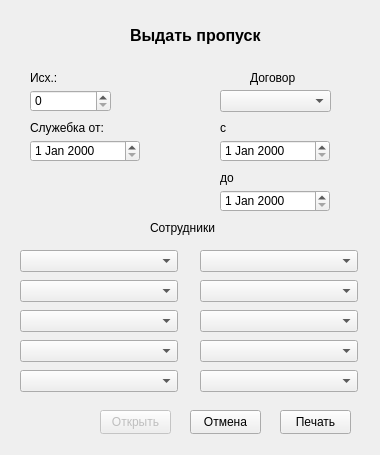
<?xml version="1.0" encoding="UTF-8"?>
<ui version="4.0">
 <class>Form</class>
 <widget class="QWidget" name="Form">
  <property name="geometry">
   <rect>
    <x>0</x>
    <y>0</y>
    <width>380</width>
    <height>455</height>
   </rect>
  </property>
  <property name="windowTitle">
   <string>Form</string>
  </property>
  <widget class="QDateEdit" name="d_from">
   <property name="enabled">
    <bool>true</bool>
   </property>
   <property name="geometry">
    <rect>
     <x>220</x>
     <y>140</y>
     <width>110</width>
     <height>22</height>
    </rect>
   </property>
  </widget>
  <widget class="QDateEdit" name="d_to">
   <property name="geometry">
    <rect>
     <x>220</x>
     <y>190</y>
     <width>110</width>
     <height>22</height>
    </rect>
   </property>
  </widget>
  <widget class="QLabel" name="label">
   <property name="geometry">
    <rect>
     <x>220</x>
     <y>120</y>
     <width>49</width>
     <height>16</height>
    </rect>
   </property>
   <property name="text">
    <string>с</string>
   </property>
  </widget>
  <widget class="QLabel" name="label_2">
   <property name="geometry">
    <rect>
     <x>220</x>
     <y>170</y>
     <width>31</width>
     <height>16</height>
    </rect>
   </property>
   <property name="text">
    <string>до</string>
   </property>
  </widget>
  <widget class="QComboBox" name="cb_contract">
   <property name="geometry">
    <rect>
     <x>220</x>
     <y>90</y>
     <width>111</width>
     <height>22</height>
    </rect>
   </property>
  </widget>
  <widget class="QLabel" name="label_3">
   <property name="geometry">
    <rect>
     <x>250</x>
     <y>70</y>
     <width>49</width>
     <height>16</height>
    </rect>
   </property>
   <property name="text">
    <string>Договор</string>
   </property>
  </widget>
  <widget class="QLabel" name="label_5">
   <property name="geometry">
    <rect>
     <x>150</x>
     <y>220</y>
     <width>81</width>
     <height>16</height>
    </rect>
   </property>
   <property name="text">
    <string>Сотрудники</string>
   </property>
  </widget>
  <widget class="QLabel" name="label_6">
   <property name="geometry">
    <rect>
     <x>130</x>
     <y>10</y>
     <width>141</width>
     <height>51</height>
    </rect>
   </property>
   <property name="font">
    <font>
     <pointsize>12</pointsize>
     <bold>true</bold>
    </font>
   </property>
   <property name="text">
    <string>Выдать пропуск</string>
   </property>
  </widget>
  <widget class="QPushButton" name="b_ok">
   <property name="geometry">
    <rect>
     <x>280</x>
     <y>410</y>
     <width>71</width>
     <height>24</height>
    </rect>
   </property>
   <property name="text">
    <string>Печать</string>
   </property>
  </widget>
  <widget class="QPushButton" name="b_cancel">
   <property name="geometry">
    <rect>
     <x>190</x>
     <y>410</y>
     <width>71</width>
     <height>24</height>
    </rect>
   </property>
   <property name="text">
    <string>Отмена</string>
   </property>
  </widget>
  <widget class="QDateEdit" name="d_note">
   <property name="geometry">
    <rect>
     <x>30</x>
     <y>140</y>
     <width>110</width>
     <height>22</height>
    </rect>
   </property>
  </widget>
  <widget class="QLabel" name="label_7">
   <property name="geometry">
    <rect>
     <x>30</x>
     <y>120</y>
     <width>101</width>
     <height>16</height>
    </rect>
   </property>
   <property name="text">
    <string>Служебка от:</string>
   </property>
  </widget>
  <widget class="QSpinBox" name="number">
   <property name="geometry">
    <rect>
     <x>30</x>
     <y>90</y>
     <width>81</width>
     <height>22</height>
    </rect>
   </property>
   <property name="maximum">
    <number>10000</number>
   </property>
  </widget>
  <widget class="QLabel" name="label_8">
   <property name="geometry">
    <rect>
     <x>30</x>
     <y>70</y>
     <width>49</width>
     <height>16</height>
    </rect>
   </property>
   <property name="text">
    <string>Исх.:</string>
   </property>
  </widget>
  <widget class="QPushButton" name="b_open">
   <property name="enabled">
    <bool>false</bool>
   </property>
   <property name="geometry">
    <rect>
     <x>100</x>
     <y>410</y>
     <width>71</width>
     <height>24</height>
    </rect>
   </property>
   <property name="text">
    <string>Открыть</string>
   </property>
  </widget>
  <widget class="QComboBox" name="worker_1">
   <property name="geometry">
    <rect>
     <x>20</x>
     <y>250</y>
     <width>158</width>
     <height>22</height>
    </rect>
   </property>
  </widget>
  <widget class="QComboBox" name="worker_2">
   <property name="geometry">
    <rect>
     <x>20</x>
     <y>280</y>
     <width>158</width>
     <height>22</height>
    </rect>
   </property>
  </widget>
  <widget class="QComboBox" name="worker_3">
   <property name="geometry">
    <rect>
     <x>20</x>
     <y>310</y>
     <width>158</width>
     <height>22</height>
    </rect>
   </property>
  </widget>
  <widget class="QComboBox" name="worker_4">
   <property name="geometry">
    <rect>
     <x>20</x>
     <y>340</y>
     <width>158</width>
     <height>22</height>
    </rect>
   </property>
  </widget>
  <widget class="QComboBox" name="worker_5">
   <property name="geometry">
    <rect>
     <x>20</x>
     <y>370</y>
     <width>158</width>
     <height>22</height>
    </rect>
   </property>
  </widget>
  <widget class="QComboBox" name="worker_6">
   <property name="geometry">
    <rect>
     <x>200</x>
     <y>250</y>
     <width>158</width>
     <height>22</height>
    </rect>
   </property>
  </widget>
  <widget class="QComboBox" name="worker_7">
   <property name="geometry">
    <rect>
     <x>200</x>
     <y>280</y>
     <width>158</width>
     <height>22</height>
    </rect>
   </property>
  </widget>
  <widget class="QComboBox" name="worker_8">
   <property name="geometry">
    <rect>
     <x>200</x>
     <y>310</y>
     <width>158</width>
     <height>22</height>
    </rect>
   </property>
  </widget>
  <widget class="QComboBox" name="worker_9">
   <property name="geometry">
    <rect>
     <x>200</x>
     <y>340</y>
     <width>158</width>
     <height>22</height>
    </rect>
   </property>
  </widget>
  <widget class="QComboBox" name="worker_10">
   <property name="geometry">
    <rect>
     <x>200</x>
     <y>370</y>
     <width>158</width>
     <height>22</height>
    </rect>
   </property>
  </widget>
 </widget>
 <resources/>
 <connections/>
</ui>
